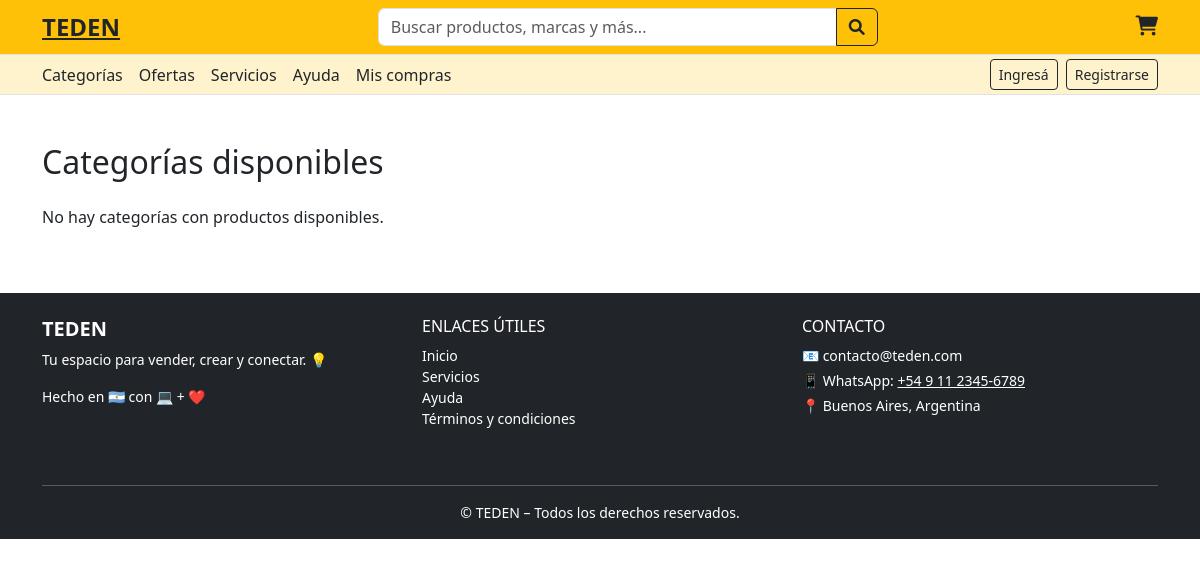
Before: /categorias/ with the older database file.
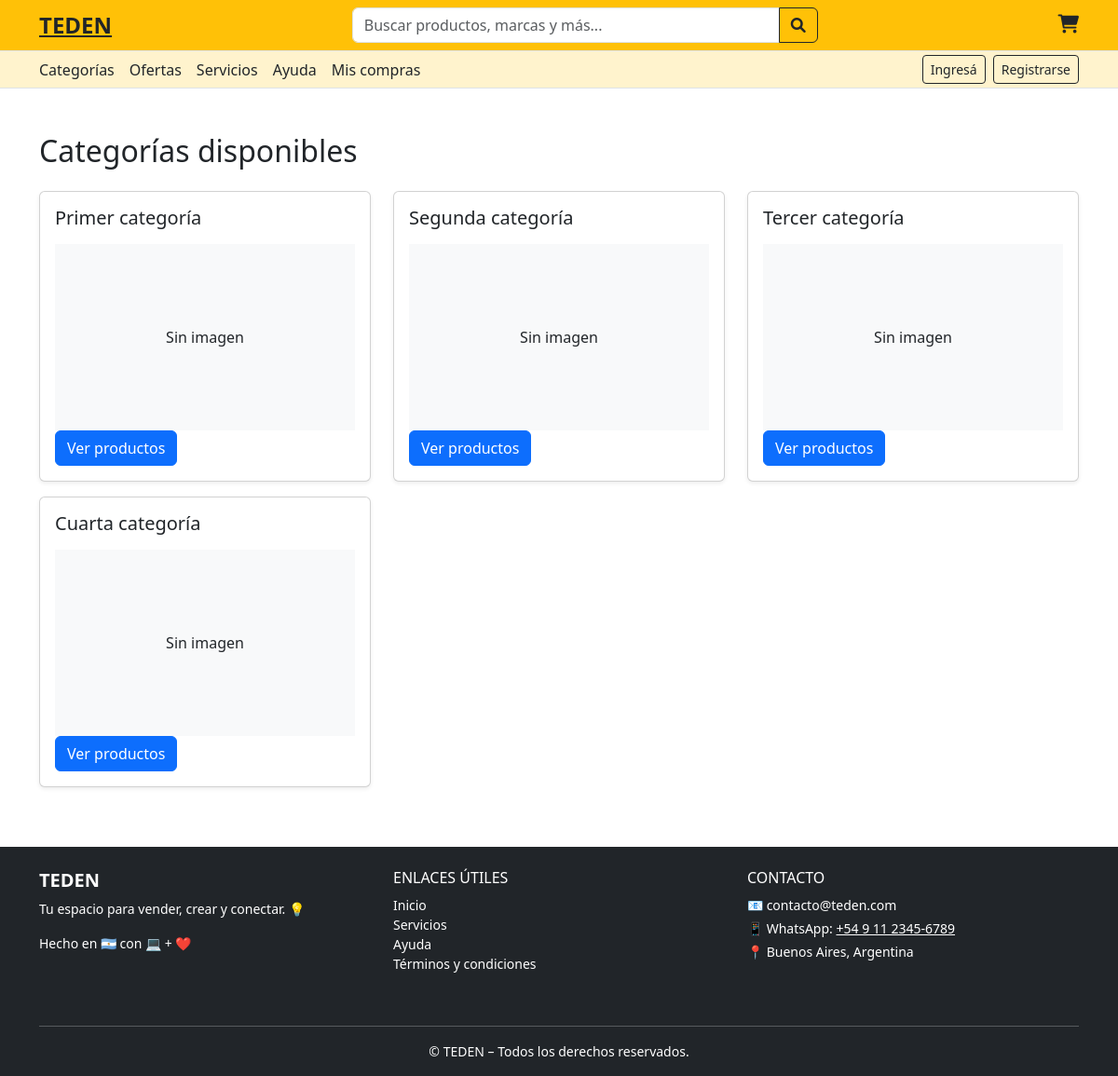
After: the same page with the newer database file.
### products/models.py (models this page shows, shortened)
class Category(models.Model):
    name = models.CharField(max_length=100, unique=True)
    image = models.ImageField(upload_to='categories/', blank=True, null=True)  # 🆕 Campo

### core/views.py (the view)
# urls.py: path('categorias/', views.lista_categorias, name='lista_categorias'),
def lista_categorias(request):
    categorias = Category.objects.all()
    return render(request, 'core/lista_categorias.html', {'categorias': categorias})

### core/templates/core/lista_categorias.html (shortened to what this page needs)
{% include "partials/header.html" %}
{% include "partials/register_modal.html" %}
{% block content %}
<main>
<div class="container mt-5">
  <h2 class="mb-4">Categorías disponibles</h2>
  <div class="row">
    {% for categoria in categorias %}
      <div class="col-md-4 mb-3">
        <div class="card shadow-sm">
          <div class="card-body">
            <h5 class="card-title">{{ categoria.name }}</h5>
            {% if categoria.image %}
              <img src="{{ categoria.image.url }}" class="img-fluid mb-3" alt="{{ categoria.name }}">
            {% else %}
              <div class="bg-light d-flex align-items-center justify-content-center" style="height:200px;">Sin imagen</div>
            {% endif %}
            <a href="{% url 'productos_por_categoria' categoria.id %}" class="btn btn-primary">Ver productos</a>
          </div>
        </div>
      </div>
    {% empty %}
      <p>No hay categorías con productos disponibles.</p>
    {% endfor %}
  </div>
</div>
</main>
{% endblock %}
{% include "partials/footer.html" %}

Changed rows visible on the page:
added Category: name "Primer categoría", image "Sin imagen"
added Category: name "Segunda categoría", image "Sin imagen"
added Category: name "Tercer categoría", image "Sin imagen"
added Category: name "Cuarta categoría", image "Sin imagen"
Other visible differences:
text no longer shown: "No hay categorías con productos disponibles."
